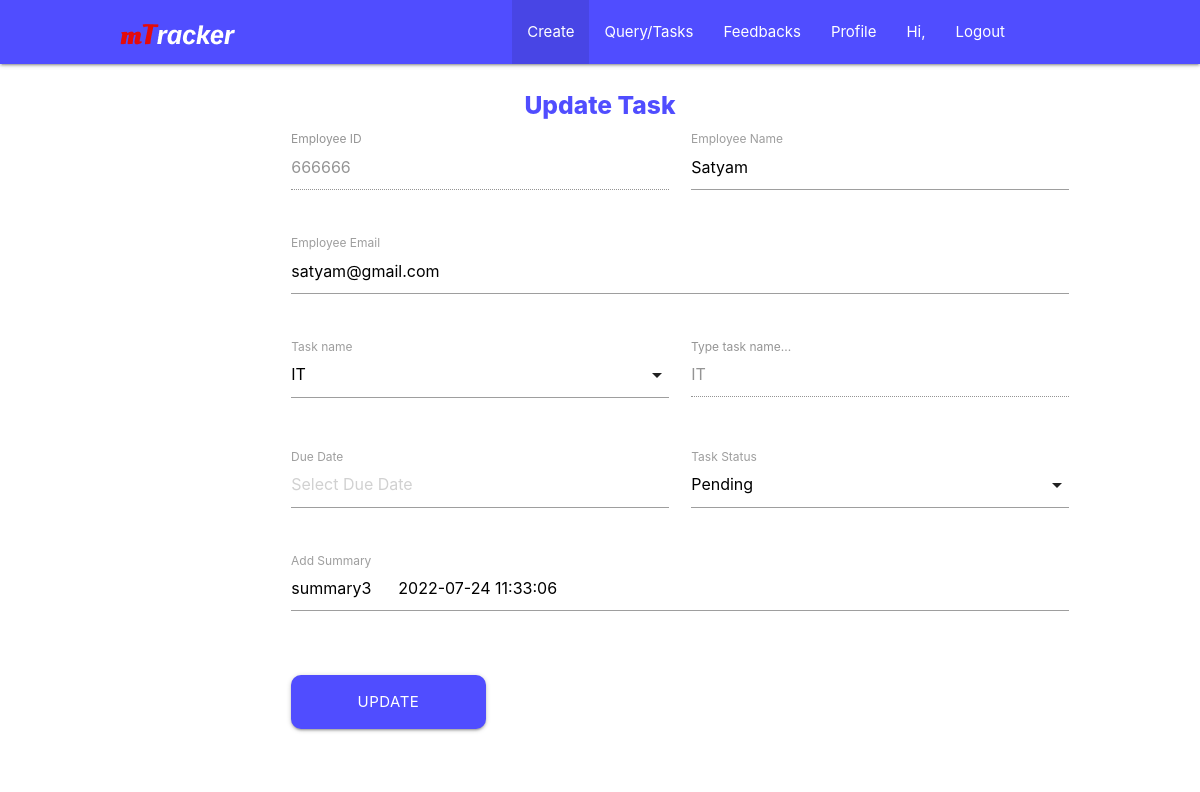
The page /search/updatetask/3 (signed in) on the database as committed earlier.
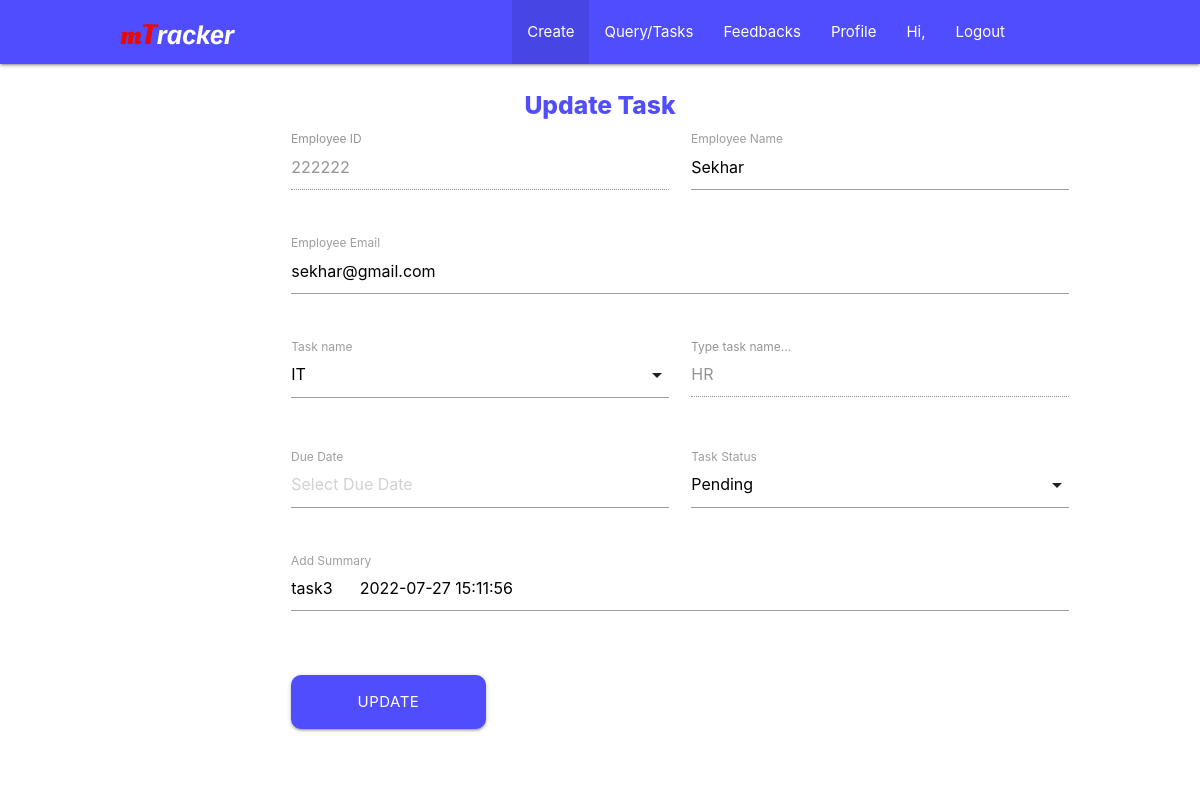
The same page on the database as committed later.
### taskData/models.py (models this page shows)
class TaskData(models.Model):
    empid = models.TextField(max_length=20)
    empname = models.TextField(max_length=50)
    empemail = models.TextField(max_length=50)
    taskname = models.TextField(max_length=100)
    duedate = models.TextField(max_length=20)
    taskstatus = models.TextField(max_length=15)
    tasksummary = models.TextField(max_length=500)
    createdon = models.DateField()

### mtracker/views.py (the view, shortened to what this page needs)
# urls.py: path('search/updatetask/<int:id>', views.updateTask, name='updatetask'),
@login_required(login_url="/login")
def updateTask(request, id):
    getData = models.TaskData.objects.get(pk=id)
    return render(request, "updatetask.html", {'getData':getData})

### templates/updatetask.html (shortened to what this page needs)
{% extends "base.html" %}
{% block body %}
    <div class="update-task-container">
        <div class="row">
            <center>
                <h5 class="update-task-title">Update Task</h5>
            </center>
            <form class="col l12 s12 offset-m0 offset-l2" method="post">
                <div class="row">
                    <div class="input-field col l4 s12">
                        <input disabled placeholder="Type employee id..." id="emp-id" type="text" class="validate" name="emp-id"
                            value={{getData.empid}}>
                        <label for="emp-id">Employee ID</label>
                    </div>
                    <div class="input-field col l4 s12">
                        <input placeholder="Type employee name..." id="emp-name" type="text" class="validate" name="emp-name"
                            value={{getData.empname}}>
                        <label for="emp-name">Employee Name</label>
                    </div>
                </div>
                <div class="row">
                    <div class="input-field col l8 s12">
                        <input placeholder="Type employee email..." id="emp-email" type="text" class="validate" name="emp-email"
                    value={{getData.empemail}}>
                        <label for="emp-email">Employee Email</label>
                    </div>
                </div>
                <div class="row">
                    <div class="input-field col l3 s12">
                        <label>Task name</label>
                    </div>
                    <div class="input-field col l5 s12">
                        <textarea disabled id="task-name-manual" class="materialize-textarea">{{getData.taskname}}</textarea>
                        <label for="task-name-manual">Type task name...</label>
                    </div>
                </div>
                <div class="row">
                    <div class="input-field col l4 s12">
                        <label>Due Date</label>
                        <input placeholder="Select Due Date" type="text" class="datepicker" name="due-date" value={{getdata.duedate}}>
                    </div>
                    <div class="input-field col l4 s12">
                        <label>Task Status</label>
                    </div>
                </div>
                <div class="row all-summary">
                    <div class="input-field col l4 s12">
                        <textarea placeholder="Add new updates here..." id="input-summary"
                            class="materialize-textarea" name="task-summary">{{getData.tasksummary}}</textarea>
                        <label for="input-summary">Add Summary</label>
                    </div>
                </div>
                <div class="row">
                    <div class="input-field col s12">
                        <button type='submit' name='btn_update' id="task-update-btn"
                            class='col l3 m6 s12 btn btn-large waves-effect'>Update</button>
                    </div>
            </form>
        </div>
    </div>
{% endblock %}

### templates/base.html (shortened to what this page needs)
<!DOCTYPE html>
<html lang="en">
<head>
    <link rel="stylesheet" href="https://cdnjs.cloudflare.com/ajax/libs/materialize/1.0.0/css/materialize.min.css">
    <link rel="stylesheet" href="/static/css/create-task_style.css">
    <link rel="stylesheet" href="/static/css/jquery.datetimepicker.css">
    <link rel="stylesheet" href="https://cdnjs.cloudflare.com/ajax/libs/materialize/1.0.0/css/materialize.min.css">
    <link rel="stylesheet" href="/static/css/hr-profile_style.css">
    <link href="https://cdn.jsdelivr.net/npm/bootstrap@5.1.3/dist/css/bootstrap.min.css" rel="stylesheet">
    <link rel="stylesheet" type="text/css" href="https://stackpath.bootstrapcdn.com/bootstrap/4.3.1/css/bootstrap.min.css">
    <link rel="stylesheet" type="text/css" href="https://codepen.io/skjha5993/pen/bXqWpR.css">
    <link rel="stylesheet" href="https://cdnjs.cloudflare.com/ajax/libs/materialize/1.0.0/css/materialize.min.css">
    <link rel="stylesheet" href="/static/css/update-task_style.css">
    <link rel="stylesheet" href="/static/css/jquery.datetimepicker.css">
    <link rel="stylesheet" href="/static/css/search-display-task_style.css">
    <link rel="stylesheet" href="/static/css/hr-profile_style.css">
</head>
<body>
    <div class="navbar-fixed">
        <nav>
            <div class="nav-wrapper">
                <a href="#!" class="brand-logo">
                    <img src="/static/img/mTracker.png">
                </a>
                <ul class="right hide-on-med-and-down">
                    <li class="active"><a href="{% url 'home' %}">Create</a></li>
                    <li><a href="{% url 'search'%}">Query/Tasks</a></li>
                    <li><a href="{% url 'feedback'%}">Feedbacks</a></li>
                    {% if user.is_authenticated %}
                    <li><a href="{% url 'profile'%}">Profile</a></li>
                    <li><a href="{% url 'profile'%}">Hi, {{request.user.first_name}}</a></li>
                    <li><a href="{% url 'logout'%}">Logout</a></li>
                    {% else %}
                    <li><a href="{% url 'login'%}">Login</a></li>
                    {% endif %}
                </ul>
            </div>
        </nav>
    </div>
    {% block body %}
    {% endblock %}
</body>
</html>

### static/css/create-task_style.css (style rules this page uses)
body { overflow-x: hidden; }
.nav-wrapper { padding: 0% 15% 0% 10%; background-color: #504DFF; position: fixed; }
.validate { padding: 2px 5px 2px 10px; font-size: 13px; }

### static/css/hr-profile_style.css (style rules this page uses)
body { overflow-x: hidden; }

### static/css/update-task_style.css (style rules this page uses)
body { overflow-x: hidden; }
.nav-wrapper { padding: 0% 15% 0% 10%; background-color: #504DFF; position: fixed; }
.update-task-container { padding: 1% 10% 0% 10%; }
#task-update-btn { background: #504DFF; border-radius: 10px; }
.update-task-title { font-weight: 800; color: #504DFF; }

### static/css/search-display-task_style.css (style rules this page uses)
.input-field { margin-left: 0; }
.btn { border-radius: 10px; }

Rows that differ between the two databases and show on the page:
changed TaskData: emp-id "666666" → "222222"; emp-email "satyam@gmail.com" → "sekhar@gmail.com"; taskname "IT" → "HR"; task-summary "summary3 2022-07-24 11:33:06" → "task3 2022-07-27 15:11:56"
Other text that changed with them:
form field emp-name: "Satyam" → "Sekhar"
